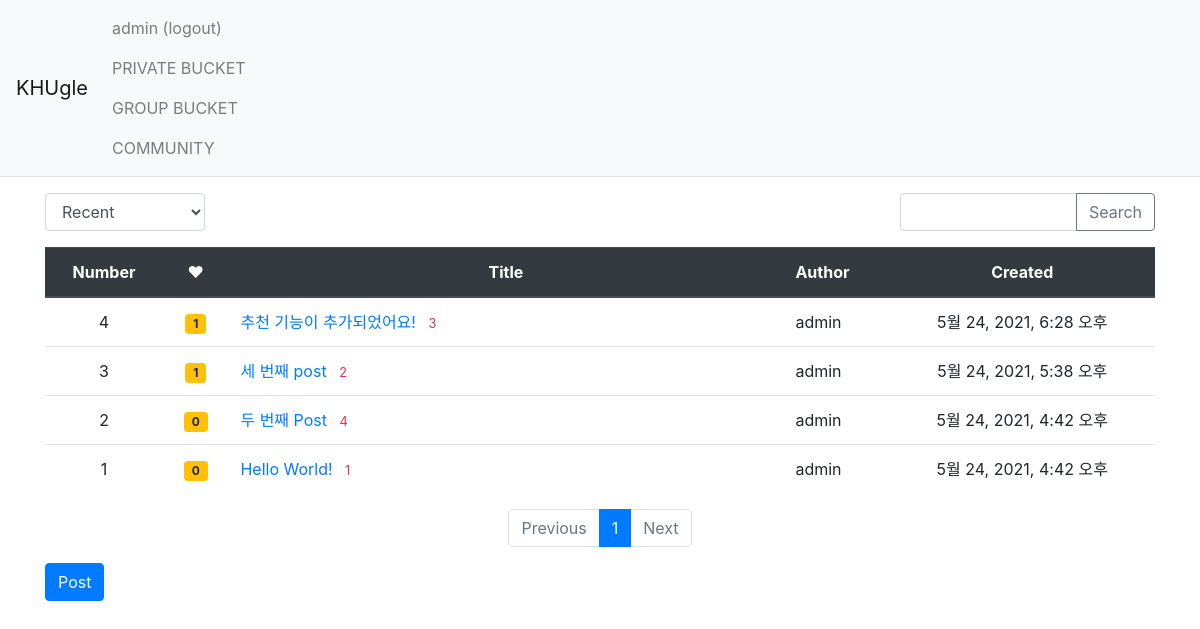
The page /KHUgle/ (signed in) on the database as committed earlier.
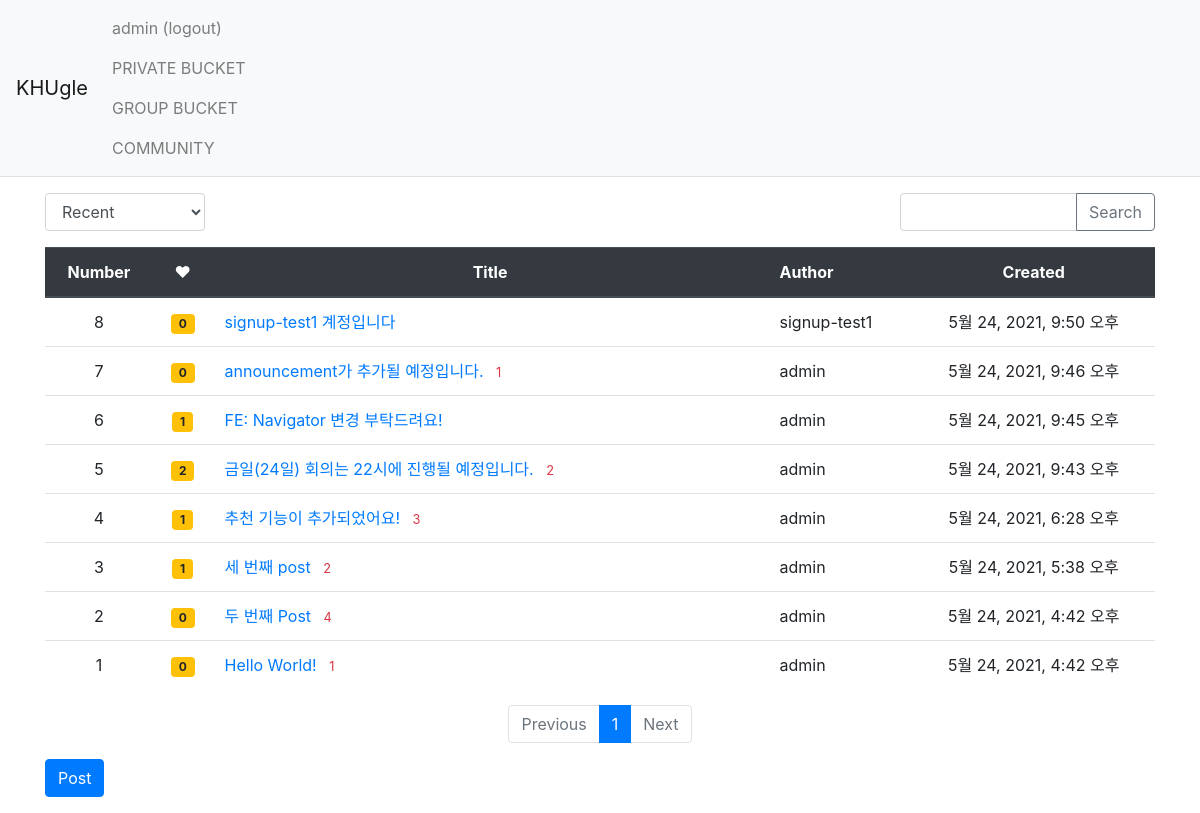
The same page on the database as committed later.
### account/models.py (models this page shows)
class CustomUser(AbstractUser):
    major = models.CharField(max_length=144)# choices=MAJORS

### KHUgle/models.py (models this page shows, shortened)
class Post(models.Model):
    author = models.ForeignKey(CustomUser, on_delete=models.CASCADE) #커스텀 유저 모델과 연결
    title = models.CharField(max_length=144)
    content = models.TextField()
    file = models.FileField(null=True)
    created_at = models.DateTimeField(auto_now_add=True)
    updated_at = models.DateTimeField(null=True, blank=True)
    voter = models.ManyToManyField(CustomUser, related_name='voter_post')

### KHUgle/views.py (the view, shortened to what this page needs)
# urls.py: path('', views.index, name='index'),                      #KHUgle의 인덱스 페이지 --> view로 매핑
@login_required(login_url='account:login')
def index(request):
    page = request.GET.get('page', '1')             # 페이지
    kw = request.GET.get('kw', '')                  # 검색어
    so = request.GET.get('so', 'recent')            # 정렬
    post_list = Post.objects.order_by('-created_at')  #post_list는 생성 시간 역순 정렬
    if so == 'recommend':
        post_list = Post.objects.annotate(num_voter=Count('voter')).order_by('-num_voter', '-created_at')
    elif so == 'popular':
        post_list = Post.objects.annotate(num_comment=Count('comment')).order_by('-num_comment', '-created_at')
    else:
        post_list = Post.objects.order_by('-created_at')
    paginator = Paginator(post_list, 10)            # 페이지에 10개씩 묶기
    page_obj = paginator.get_page(page)
    context = {'post_list': page_obj, 'page':page, 'kw':kw, 'so':so}               # page_obj를 불러오기
    return render(request, 'KHUgle/post_list.html', context)   #해당 html를 불러오며 context 전송

### KHUgle/templatetags/KHUgle_filter.py (called while the page is built)
@register.filter
def sub(value, arg):
    return value - arg

### templates/KHUgle/post_list.html (shortened to what this page needs)
{% extends 'Base/base.html' %}
{% load KHUgle_filter %}
{% block content %}
<div class="container my-3">
    <div class="row justify-content-between my-3">
        <div class="col-2">
            <select class="form-control so">
                <option value="recent" {% if so == 'recent' %}selected{% endif %}>Recent</option>
            </select>
        </div>
        <div class="col-3 input-group">
            <input type="text" class="form-control kw" value="{{ kw|default_if_none:'' }}">
            <div class="input-group-append">
                <buttom class="btn btn-outline-secondary" type="button" id="btn_search">Search</buttom>
            </div>
        </div>
    </div>
    <table class="table">
        <thead>
        <tr class="text-center thead-dark">
            <th>Number</th>
            <th> ♥ </th>
            <th style="width:50%">Title</th>
            <th class="text-left">Author</th>
            <th>Created</th>
        </tr>
        </thead>
        <tbody>
        {% if post_list %}
        {% for post in post_list %}
        <tr class="text-center">
            <td>{{ post_list.paginator.count|sub:post_list.start_index|sub:forloop.counter0|add:1 }}</td>
            <td>
                <span class="badge badge-warning px-2 py-1">{{ post.voter.all.count }}</span>
            </td>
            <td class="text-left">
                <a href="{% url 'KHUgle:detail' post.id %}">{{ post.title }}</a>
                {% if post.comment_set.count > 0 %}
                <span class="text-danger small ml-2">{{ post.comment_set.count }}</span>
                {% endif %}
            </td>
            <td class="text-left">{{ post.author.username }} </td>
            <td class="text-center">{{ post.created_at }}</td>
        </tr>
        {% endfor %}
        {% else %}
        <tr>
            <td colspan="3">EMPTY</td>
        </tr>
        {% endif %}
        </tbody>
    </table>
    <ul class="pagination justify-content-center">
        {% if post_list.has_previous %}
        <li class="page-item">
            <a class="page-link" data-page="{{ post_list.previous_page_number }}" href="#">Previous</a>
        </li>
        {% else %}
        <li class="page-item disabled">
            <a class="page-link" tabindex="-1" aria-disabled="true" href="#">Previous</a>
        </li>
        {% endif %}
        {% for page_number in post_list.paginator.page_range %}
        {% if page_number >= post_list.number|add:-5 and page_number <= post_list.number|add:5 %}
            {% if page_number == post_list.number %}
            <li class="page-item active" aria-current="page">
                <a class="page-link" data-page="{{ page_number }}" href="#">{{ page_number }}</a>
            </li>
            {% else %}
            <li class="page-item">
                <a class="page-link" data-page="{{ page_number }}" href="#">{{ page_number }}</a>
            </li>
            {% endif %}
        {% endif %}
        {% endfor %}
        {% if post_list.has_next %}
        <li class="page-item">
            <a class="page-link" data-page="{{ post_list.next_page_number }}" href="#">Next</a>
        </li>
        {% else %}
        <li class="page-item disabled">
            <a class="page-link" tabindex="-1" aria-disabled="true" href="#">Next</a>
        </li>
        {% endif %}
    </ul>
    <a href="{% url 'KHUgle:post_create' %}" class="btn btn-primary">Post</a>
</div>
{% endblock %}

### templates/Base/base.html (shortened to what this page needs)
{% load static %}
<!doctype html>
<html lang="ko">
<head>
    <link rel="stylesheet" type="text/css" href="{% static 'css/bootstrap.min.css' %}">
    <link rel="stylesheet" type="text/css" href="{% static 'css/style.css' %}">
</head>
<body>
{% include "Base/navbar.html" %}
{% block content %}
{% endblock %}
</body>
</html>

### templates/Base/navbar.html (shortened to what this page needs)
<nav class="navbar navbar-expand-lg navbar-light bg-light border-bottom">
    <a class="navbar-brand" href="{% url 'KHUgle:index' %}">KHUgle</a>
    <div class="collapse navbar-collapse flex-grow-0" id="navbarNav">
        <ul class="navbar-nav">
            <li class="nav-item">
                {% if user.is_authenticated %}
                <a class="nav-link" href={% url 'account:logout' %}>{{ user.username }} (logout)</a>
                {% else %}
                <a class="nav-link" href={% url 'account:login' %}>LOGIN</a>
                {% endif %}
                <a class="nav-link" href={% url 'bucket:private_bucket' %}>PRIVATE BUCKET</a>
                <a class="nav-link" href={% url 'bucket:group_bucket' %}>GROUP BUCKET</a>
                <a class="nav-link" href="KHUgle:index">COMMUNITY</a>
            </li>
        </ul>
    </div>
</nav>

Rows that differ between the two databases and show on the page:
added Post: paginator.count|sub "8", voter.all.count "0", title "signup-test1 계정입니다", author.username "signup-test1", created_at "5월 24, 2021, 9:50 오후"
added Post: paginator.count|sub "7", voter.all.count "0", title "announcement가 추가될 예정입니다.", comment_set.count "1", author.username "admin", created_at "5월 24, 2021, 9:46 오후"
added Post: paginator.count|sub "6", voter.all.count "1", title "FE: Navigator 변경 부탁드려요!", author.username "admin", created_at "5월 24, 2021, 9:45 오후"
added Post: paginator.count|sub "5", voter.all.count "2", title "금일(24일) 회의는 22시에 진행될 예정입니다.", comment_set.count "2", author.username "admin", created_at "5월 24, 2021, 9:43 오후"
